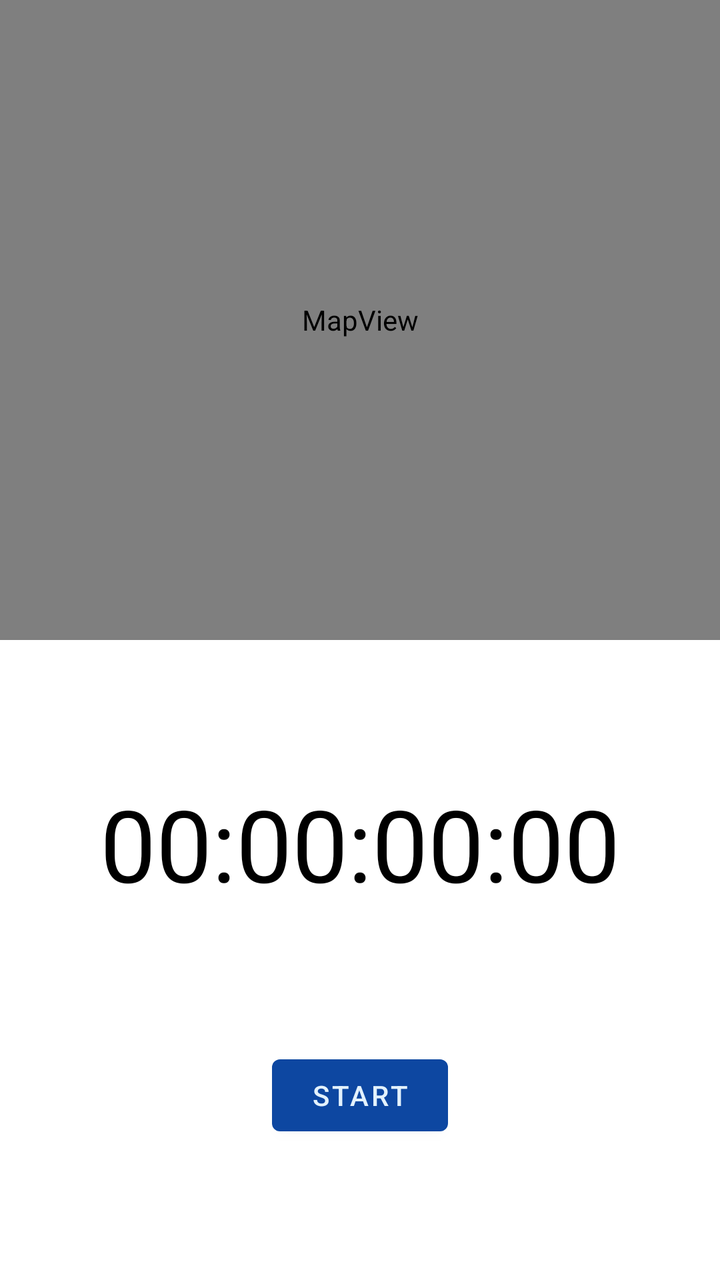
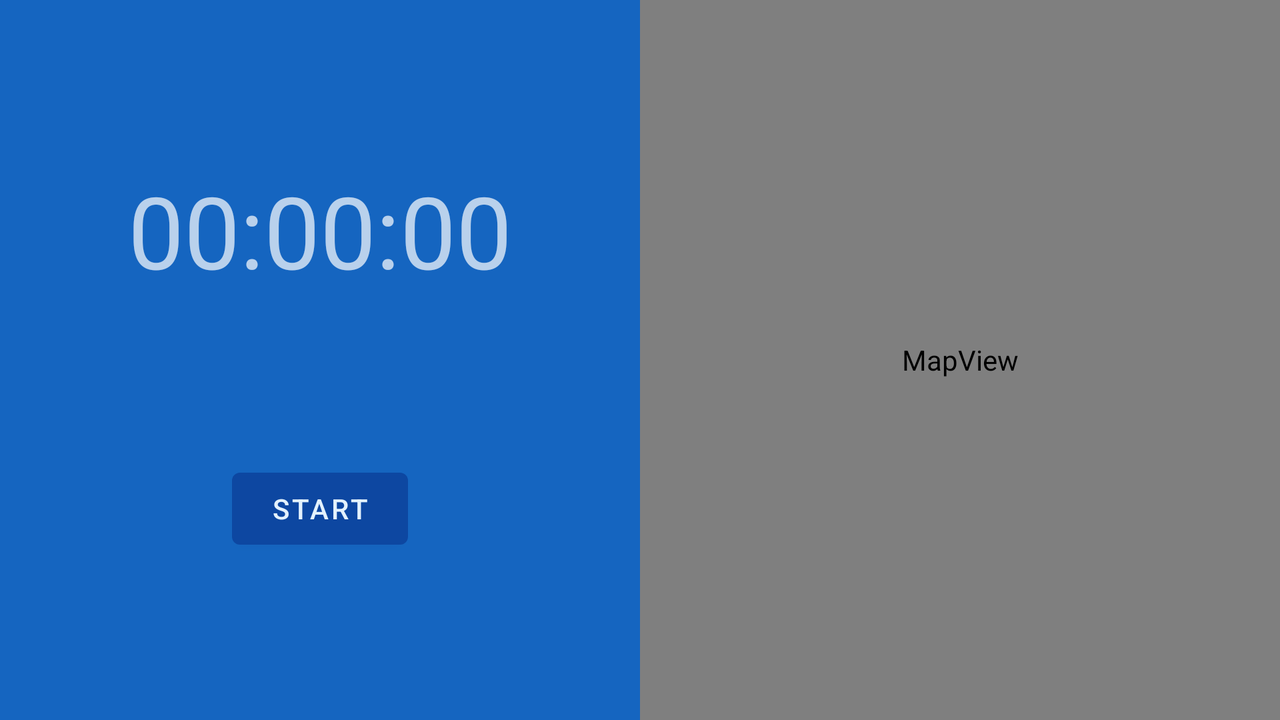

Compare how this app lays out the same screen by default and in its alternative resource folder. The renders come first, then the two layout files and the values they reference.
<!-- AndroidManifest.xml: application theme AppTheme -->
<!-- res/layout/fragment_tracking.xml -->
<?xml version="1.0" encoding="utf-8"?>
<androidx.constraintlayout.widget.ConstraintLayout xmlns:android="http://schemas.android.com/apk/res/android"
    xmlns:app="http://schemas.android.com/apk/res-auto"
    xmlns:tools="http://schemas.android.com/tools"
    android:layout_width="match_parent"
    android:layout_height="match_parent">

    <androidx.constraintlayout.widget.ConstraintLayout
        android:id="@+id/clInnerLayout"
        android:layout_width="match_parent"
        android:layout_height="0dp"
        android:background="@color/white"
        app:layout_constraintBottom_toBottomOf="parent"
        app:layout_constraintEnd_toEndOf="parent"
        app:layout_constraintHorizontal_bias="0.5"
        app:layout_constraintStart_toStartOf="parent"
        app:layout_constraintTop_toBottomOf="@+id/mapView">

        <com.google.android.material.textview.MaterialTextView
            android:id="@+id/tvTimer"
            android:layout_width="wrap_content"
            android:layout_height="wrap_content"
            android:text="00:00:00:00"
            android:textSize="50sp"
            android:textColor="@color/black"
            app:layout_constraintBottom_toTopOf="@+id/btnToggleRun"
            app:layout_constraintEnd_toEndOf="parent"
            app:layout_constraintHorizontal_bias="0.5"
            app:layout_constraintStart_toStartOf="parent"
            app:layout_constraintTop_toTopOf="parent" />

        <com.google.android.material.button.MaterialButton
            android:id="@+id/btnToggleRun"
            android:layout_width="wrap_content"
            android:layout_height="wrap_content"
            android:text="@string/Start"
            app:layout_constraintBottom_toBottomOf="parent"
            app:layout_constraintEnd_toStartOf="@+id/btnFinishRun"
            app:layout_constraintHorizontal_bias="0.5"
            app:layout_constraintStart_toStartOf="parent"
            app:layout_constraintTop_toBottomOf="@+id/tvTimer" />

        <com.google.android.material.button.MaterialButton
            android:id="@+id/btnFinishRun"
            android:layout_width="wrap_content"
            android:layout_height="wrap_content"
            android:text="@string/Finish_Run"
            android:visibility="gone"
            app:layout_constraintBottom_toBottomOf="parent"
            app:layout_constraintEnd_toEndOf="parent"
            app:layout_constraintHorizontal_bias="0.5"
            app:layout_constraintStart_toEndOf="@+id/btnToggleRun"
            app:layout_constraintTop_toBottomOf="@+id/tvTimer" />


    </androidx.constraintlayout.widget.ConstraintLayout>

    <com.google.android.material.textview.MaterialTextView
        android:id="@+id/tvLetsGo"
        android:layout_width="wrap_content"
        android:layout_height="wrap_content"
        android:text="Let's go, USERNAME!"
        android:textAlignment="center"
        android:textSize="50sp"
        android:textColor="@color/black"
        android:visibility="gone"
        app:layout_constraintBottom_toTopOf="@+id/clInnerLayout"
        app:layout_constraintEnd_toEndOf="parent"
        app:layout_constraintHorizontal_bias="0.5"
        app:layout_constraintStart_toStartOf="parent"
        app:layout_constraintTop_toTopOf="parent" />

    <com.google.android.gms.maps.MapView
        android:id="@+id/mapView"
        android:layout_width="match_parent"
        android:layout_height="0dp"
        app:layout_constraintBottom_toTopOf="@+id/clInnerLayout"
        app:layout_constraintEnd_toEndOf="parent"
        app:layout_constraintHorizontal_bias="0.5"
        app:layout_constraintStart_toStartOf="parent"
        app:layout_constraintTop_toTopOf="parent"
        android:contentDescription="MapView"/>

</androidx.constraintlayout.widget.ConstraintLayout>
<!-- resources referenced by this layout -->
<resources>
  <color name="black">#000000</color>
  <color name="white">#FFFFFF</color>
  <string name="Finish_Run">Finish Run</string>
  <string name="Start">Start</string>
  <style name="AppTheme" parent="Theme.MaterialComponents.NoActionBar">
          
          <item name="colorPrimary">@color/md_blue_900</item>
  
          <item name="colorSecondary">@color/md_blue_500</item>
  
          <item name="android:colorBackground">@color/md_blue_700</item>
          <item name="colorError">@color/errorColor</item>
  
          
          <item name="colorPrimaryVariant">@android:color/white</item>
          <item name="colorSecondaryVariant">@color/md_blue_400</item>
  
  
          
  
          <item name="colorSurface">@color/md_blue_500</item>
  
          <item name="colorOnPrimary">@color/md_blue_50</item>
          <item name="colorOnSecondary">@color/md_blue_50</item>
          <item name="colorOnBackground">@color/md_blue_50</item>
          <item name="colorOnError">@android:color/black</item>
          <item name="colorOnSurface">@android:color/white</item>
          <item name="scrimBackground">@color/mtrl_scrim_color</item>
          <item name="textAppearanceHeadline1">@style/TextAppearance.MaterialComponents.Headline1</item>
          <item name="textAppearanceHeadline2">@style/TextAppearance.MaterialComponents.Headline2</item>
          <item name="textAppearanceHeadline3">@style/TextAppearance.MaterialComponents.Headline3</item>
          <item name="textAppearanceHeadline4">@style/TextAppearance.MaterialComponents.Headline4</item>
          <item name="textAppearanceHeadline5">@style/TextAppearance.MaterialComponents.Headline5</item>
          <item name="textAppearanceHeadline6">@style/TextAppearance.MaterialComponents.Headline6</item>
          <item name="textAppearanceSubtitle1">@style/TextAppearance.MaterialComponents.Subtitle1</item>
          <item name="textAppearanceSubtitle2">@style/TextAppearance.MaterialComponents.Subtitle2</item>
          <item name="textAppearanceBody1">@style/TextAppearance.MaterialComponents.Body1</item>
          <item name="textAppearanceBody2">@style/TextAppearance.MaterialComponents.Body2</item>
          <item name="textAppearanceCaption">@style/TextAppearance.MaterialComponents.Caption</item>
          <item name="textAppearanceButton">@style/TextAppearance.MaterialComponents.Button</item>
          <item name="textAppearanceOverline">@style/TextAppearance.MaterialComponents.Overline</item>
  
          <item name="alertDialogTheme">@style/AlertDialogTheme</item>
      </style>
  <color name="md_blue_900">#0D47A1</color>
  <color name="md_blue_500">#2196F3</color>
  <color name="md_blue_700">#1976D2</color>
  <color name="errorColor">#D50000</color>
  <color name="md_blue_400">#42A5F5</color>
  <color name="md_blue_50">#E3F2FD</color>
  <style name="AlertDialogTheme" parent="ThemeOverlay.MaterialComponents.Dialog.Alert">
          <item name="buttonBarPositiveButtonStyle">@style/PositiveButtonStyle</item>
          <item name="buttonBarNegativeButtonStyle">@style/NegativeButtonStyle</item>
      </style>
  <style name="PositiveButtonStyle" parent="Widget.MaterialComponents.Button.TextButton.Dialog">
          <item name="android:textColor">@color/colorAccent</item>
      </style>
  <style name="NegativeButtonStyle" parent="Widget.MaterialComponents.Button.TextButton.Dialog">
          <item name="android:textColor">@color/colorAccent</item>
      </style>
  <color name="colorAccent">#FFE600</color>
</resources>
<!-- res/layout-land/fragment_tracking.xml (the author's variant of the layout above) -->
<!-- drawn on the phone turned sideways -->
<?xml version="1.0" encoding="utf-8"?>
<androidx.constraintlayout.widget.ConstraintLayout xmlns:android="http://schemas.android.com/apk/res/android"
    xmlns:app="http://schemas.android.com/apk/res-auto"
    xmlns:tools="http://schemas.android.com/tools"
    android:layout_width="match_parent"
    android:layout_height="match_parent">

    <androidx.constraintlayout.widget.ConstraintLayout
        android:id="@+id/clInnerLayout"
        android:layout_width="0dp"
        android:layout_height="0dp"
        android:background="@color/md_blue_800"
        app:layout_constraintBottom_toBottomOf="parent"
        app:layout_constraintEnd_toStartOf="@+id/mapView"
        app:layout_constraintHorizontal_bias="0.5"
        app:layout_constraintStart_toStartOf="parent"
        app:layout_constraintTop_toTopOf="parent">

        <com.google.android.material.textview.MaterialTextView
            android:id="@+id/tvTimer"
            android:layout_width="wrap_content"
            android:layout_height="wrap_content"
            android:text="00:00:00"
            android:textSize="50sp"
            app:layout_constraintBottom_toTopOf="@+id/btnToggleRun"
            app:layout_constraintEnd_toEndOf="parent"
            app:layout_constraintHorizontal_bias="0.5"
            app:layout_constraintStart_toStartOf="parent"
            app:layout_constraintTop_toTopOf="parent" />

        <com.google.android.material.button.MaterialButton
            android:id="@+id/btnToggleRun"
            android:layout_width="wrap_content"
            android:layout_height="wrap_content"
            android:text="Start"
            app:layout_constraintBottom_toBottomOf="parent"
            app:layout_constraintEnd_toStartOf="@+id/btnFinishRun"
            app:layout_constraintHorizontal_bias="0.5"
            app:layout_constraintStart_toStartOf="parent"
            app:layout_constraintTop_toBottomOf="@+id/tvTimer" />

        <com.google.android.material.button.MaterialButton
            android:id="@+id/btnFinishRun"
            android:layout_width="wrap_content"
            android:layout_height="wrap_content"
            android:text="Finish run"
            android:visibility="gone"
            app:layout_constraintBottom_toBottomOf="parent"
            app:layout_constraintEnd_toEndOf="parent"
            app:layout_constraintHorizontal_bias="0.5"
            app:layout_constraintStart_toEndOf="@+id/btnToggleRun"
            app:layout_constraintTop_toBottomOf="@+id/tvTimer" />

    </androidx.constraintlayout.widget.ConstraintLayout>

    <com.google.android.gms.maps.MapView
        android:id="@+id/mapView"
        android:layout_width="0dp"
        android:layout_height="0dp"
        android:visibility="visible"
        app:layout_constraintBottom_toBottomOf="parent"
        app:layout_constraintEnd_toEndOf="parent"
        app:layout_constraintHorizontal_bias="0.5"
        app:layout_constraintStart_toEndOf="@+id/clInnerLayout"
        app:layout_constraintTop_toTopOf="parent"
        android:contentDescription="MapView"/>

</androidx.constraintlayout.widget.ConstraintLayout>
<!-- resources referenced by the variant -->
<!-- as the phone turned sideways resolves them -->
<resources>
  <color name="md_blue_800">#1565C0</color>
  <style name="AppTheme" parent="Theme.MaterialComponents.NoActionBar">
          
          <item name="colorPrimary">@color/md_blue_900</item>
  
          <item name="colorSecondary">@color/md_blue_500</item>
  
          <item name="android:colorBackground">@color/md_blue_700</item>
          <item name="colorError">@color/errorColor</item>
  
          
          <item name="colorPrimaryVariant">@android:color/white</item>
          <item name="colorSecondaryVariant">@color/md_blue_400</item>
  
  
          
  
          <item name="colorSurface">@color/md_blue_500</item>
  
          <item name="colorOnPrimary">@color/md_blue_50</item>
          <item name="colorOnSecondary">@color/md_blue_50</item>
          <item name="colorOnBackground">@color/md_blue_50</item>
          <item name="colorOnError">@android:color/black</item>
          <item name="colorOnSurface">@android:color/white</item>
          <item name="scrimBackground">@color/mtrl_scrim_color</item>
          <item name="textAppearanceHeadline1">@style/TextAppearance.MaterialComponents.Headline1</item>
          <item name="textAppearanceHeadline2">@style/TextAppearance.MaterialComponents.Headline2</item>
          <item name="textAppearanceHeadline3">@style/TextAppearance.MaterialComponents.Headline3</item>
          <item name="textAppearanceHeadline4">@style/TextAppearance.MaterialComponents.Headline4</item>
          <item name="textAppearanceHeadline5">@style/TextAppearance.MaterialComponents.Headline5</item>
          <item name="textAppearanceHeadline6">@style/TextAppearance.MaterialComponents.Headline6</item>
          <item name="textAppearanceSubtitle1">@style/TextAppearance.MaterialComponents.Subtitle1</item>
          <item name="textAppearanceSubtitle2">@style/TextAppearance.MaterialComponents.Subtitle2</item>
          <item name="textAppearanceBody1">@style/TextAppearance.MaterialComponents.Body1</item>
          <item name="textAppearanceBody2">@style/TextAppearance.MaterialComponents.Body2</item>
          <item name="textAppearanceCaption">@style/TextAppearance.MaterialComponents.Caption</item>
          <item name="textAppearanceButton">@style/TextAppearance.MaterialComponents.Button</item>
          <item name="textAppearanceOverline">@style/TextAppearance.MaterialComponents.Overline</item>
  
          <item name="alertDialogTheme">@style/AlertDialogTheme</item>
      </style>
  <color name="md_blue_900">#0D47A1</color>
  <color name="md_blue_500">#2196F3</color>
  <color name="md_blue_700">#1976D2</color>
  <color name="errorColor">#D50000</color>
  <color name="md_blue_400">#42A5F5</color>
  <color name="md_blue_50">#E3F2FD</color>
  <style name="AlertDialogTheme" parent="ThemeOverlay.MaterialComponents.Dialog.Alert">
          <item name="buttonBarPositiveButtonStyle">@style/PositiveButtonStyle</item>
          <item name="buttonBarNegativeButtonStyle">@style/NegativeButtonStyle</item>
      </style>
  <style name="PositiveButtonStyle" parent="Widget.MaterialComponents.Button.TextButton.Dialog">
          <item name="android:textColor">@color/colorAccent</item>
      </style>
  <style name="NegativeButtonStyle" parent="Widget.MaterialComponents.Button.TextButton.Dialog">
          <item name="android:textColor">@color/colorAccent</item>
      </style>
  <color name="colorAccent">#FFE600</color>
</resources>
